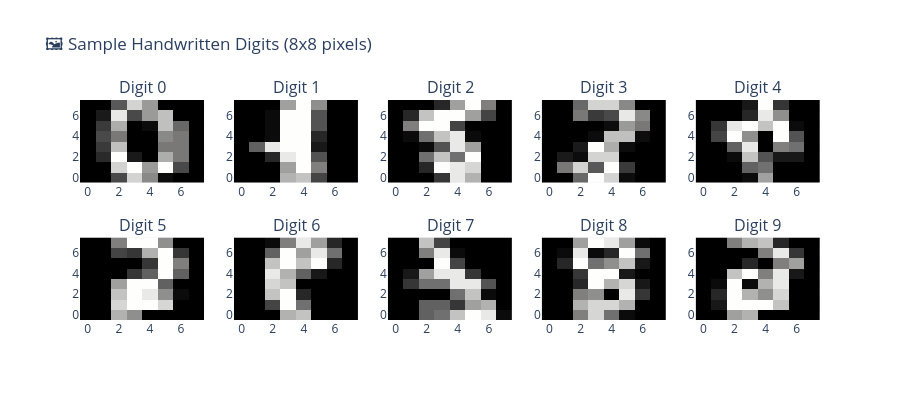

The code cell stored with this chart in its notebook:
### Markdown cell above
### 👁️🗨️ Regardons les données

Chaque chiffre est représenté par une liste de 64 nombres (8×8 pixels en niveaux de gris). Visualisons-en quelques-uns.

### Code cell
# Note pédagogique : afficher des exemples de chiffres aide à comprendre les entrées de 8x8 pixels.

plot_digit_samples(X_digits, y_digits)

### Figure 1 — Plotly figure (JSON) as saved in the notebook; plotly's stock layout.template omitted (floating-point values rounded to 4 significant figures)
{"data": [{"colorscale": [[0, "rgb(0, 0, 0)"], [0.09091, "rgb(16, 16, 16)"], [0.1818, "rgb(38, 38, 38)"], [0.2727, "rgb(59, 59, 59)"], [0.3636, "rgb(81, 80, 80)"], [0.4545, "rgb(102, 101, 101)"], [0.5455, "rgb(124, 123, 122)"], [0.6364, "rgb(146, 146, 145)"], [0.7273, "rgb(171, 171, 170)"], [0.8182, "rgb(197, 197, 195)"], [0.9091, "rgb(224, 224, 223)"], [1, "rgb(254, 254, 253)"]], "showscale": false, "type": "heatmap", "xaxis": "x", "yaxis": "y", "z": [[0, 0, 5, 13, 9, 1, 0, 0], [0, 0, 13, 15, 10, 15, 5, 0], [0, 3, 15, 2, 0, 11, 8, 0], [0, 4, 12, 0, 0, 8, 8, 0], [0, 5, 8, 0, 0, 9, 8, 0], [0, 4, 11, 0, 1, 12, 7, 0], [0, 2, 14, 5, 10, 12, 0, 0], [0, 0, 6, 13, 10, 0, 0, 0]]}, {"colorscale": [[0, "rgb(0, 0, 0)"], [0.09091, "rgb(16, 16, 16)"], [0.1818, "rgb(38, 38, 38)"], [0.2727, "rgb(59, 59, 59)"], [0.3636, "rgb(81, 80, 80)"], [0.4545, "rgb(102, 101, 101)"], [0.5455, "rgb(124, 123, 122)"], [0.6364, "rgb(146, 146, 145)"], [0.7273, "rgb(171, 171, 170)"], [0.8182, "rgb(197, 197, 195)"], [0.9091, "rgb(224, 224, 223)"], [1, "rgb(254, 254, 253)"]], "showscale": false, "type": "heatmap", "xaxis": "x2", "yaxis": "y2", "z": [[0, 0, 0, 12, 13, 5, 0, 0], [0, 0, 0, 11, 16, 9, 0, 0], [0, 0, 3, 15, 16, 6, 0, 0], [0, 7, 15, 16, 16, 2, 0, 0], [0, 0, 1, 16, 16, 3, 0, 0], [0, 0, 1, 16, 16, 6, 0, 0], [0, 0, 1, 16, 16, 6, 0, 0], [0, 0, 0, 11, 16, 10, 0, 0]]}, {"colorscale": [[0, "rgb(0, 0, 0)"], [0.09091, "rgb(16, 16, 16)"], [0.1818, "rgb(38, 38, 38)"], [0.2727, "rgb(59, 59, 59)"], [0.3636, "rgb(81, 80, 80)"], [0.4545, "rgb(102, 101, 101)"], [0.5455, "rgb(124, 123, 122)"], [0.6364, "rgb(146, 146, 145)"], [0.7273, "rgb(171, 171, 170)"], [0.8182, "rgb(197, 197, 195)"], [0.9091, "rgb(224, 224, 223)"], [1, "rgb(254, 254, 253)"]], "showscale": false, "type": "heatmap", "xaxis": "x3", "yaxis": "y3", "z": [[0, 0, 0, 4, 15, 12, 0, 0], [0, 0, 3, 16, 15, 14, 0, 0], [0, 0, 8, 13, 8, 16, 0, 0], [0, 0, 1, 6, 15, 11, 0, 0], [0, 1, 8, 13, 15, 1, 0, 0], [0, 9, 16, 16, 5, 0, 0, 0], [0, 3, 13, 16, 16, 11, 5, 0], [0, 0, 0, 3, 11, 16, 9, 0]]}, {"colorscale": [[0, "rgb(0, 0, 0)"], [0.09091, "rgb(16, 16, 16)"], [0.1818, "rgb(38, 38, 38)"], [0.2727, "rgb(59, 59, 59)"], [0.3636, "rgb(81, 80, 80)"], [0.4545, "rgb(102, 101, 101)"], [0.5455, "rgb(124, 123, 122)"], [0.6364, "rgb(146, 146, 145)"], [0.7273, "rgb(171, 171, 170)"], [0.8182, "rgb(197, 197, 195)"], [0.9091, "rgb(224, 224, 223)"], [1, "rgb(254, 254, 253)"]], "showscale": false, "type": "heatmap", "xaxis": "x4", "yaxis": "y4", "z": [[0, 0, 7, 15, 13, 1, 0, 0], [0, 8, 13, 6, 15, 4, 0, 0], [0, 2, 1, 13, 13, 0, 0, 0], [0, 0, 2, 15, 11, 1, 0, 0], [0, 0, 0, 1, 12, 12, 1, 0], [0, 0, 0, 0, 1, 10, 8, 0], [0, 0, 8, 4, 5, 14, 9, 0], [0, 0, 7, 13, 13, 9, 0, 0]]}, {"colorscale": [[0, "rgb(0, 0, 0)"], [0.09091, "rgb(16, 16, 16)"], [0.1818, "rgb(38, 38, 38)"], [0.2727, "rgb(59, 59, 59)"], [0.3636, "rgb(81, 80, 80)"], [0.4545, "rgb(102, 101, 101)"], [0.5455, "rgb(124, 123, 122)"], [0.6364, "rgb(146, 146, 145)"], [0.7273, "rgb(171, 171, 170)"], [0.8182, "rgb(197, 197, 195)"], [0.9091, "rgb(224, 224, 223)"], [1, "rgb(254, 254, 253)"]], "showscale": false, "type": "heatmap", "xaxis": "x5", "yaxis": "y5", "z": [[0, 0, 0, 1, 11, 0, 0, 0], [0, 0, 0, 7, 8, 0, 0, 0], [0, 0, 1, 13, 6, 2, 2, 0], [0, 0, 7, 15, 0, 9, 8, 0], [0, 5, 16, 10, 0, 16, 6, 0], [0, 4, 15, 16, 13, 16, 1, 0], [0, 0, 0, 3, 15, 10, 0, 0], [0, 0, 0, 2, 16, 4, 0, 0]]}, {"colorscale": [[0, "rgb(0, 0, 0)"], [0.09091, "rgb(16, 16, 16)"], [0.1818, "rgb(38, 38, 38)"], [0.2727, "rgb(59, 59, 59)"], [0.3636, "rgb(81, 80, 80)"], [0.4545, "rgb(102, 101, 101)"], [0.5455, "rgb(124, 123, 122)"], [0.6364, "rgb(146, 146, 145)"], [0.7273, "rgb(171, 171, 170)"], [0.8182, "rgb(197, 197, 195)"], [0.9091, "rgb(224, 224, 223)"], [1, "rgb(254, 254, 253)"]], "showscale": false, "type": "heatmap", "xaxis": "x6", "yaxis": "y6", "z": [[0, 0, 12, 10, 0, 0, 0, 0], [0, 0, 14, 16, 16, 14, 0, 0], [0, 0, 13, 16, 15, 10, 1, 0], [0, 0, 11, 16, 16, 7, 0, 0], [0, 0, 0, 4, 7, 16, 7, 0], [0, 0, 0, 0, 4, 16, 9, 0], [0, 0, 5, 4, 12, 16, 4, 0], [0, 0, 9, 16, 16, 10, 0, 0]]}, {"colorscale": [[0, "rgb(0, 0, 0)"], [0.09091, "rgb(16, 16, 16)"], [0.1818, "rgb(38, 38, 38)"], [0.2727, "rgb(59, 59, 59)"], [0.3636, "rgb(81, 80, 80)"], [0.4545, "rgb(102, 101, 101)"], [0.5455, "rgb(124, 123, 122)"], [0.6364, "rgb(146, 146, 145)"], [0.7273, "rgb(171, 171, 170)"], [0.8182, "rgb(197, 197, 195)"], [0.9091, "rgb(224, 224, 223)"], [1, "rgb(254, 254, 253)"]], "showscale": false, "type": "heatmap", "xaxis": "x7", "yaxis": "y7", "z": [[0, 0, 0, 12, 13, 0, 0, 0], [0, 0, 5, 16, 8, 0, 0, 0], [0, 0, 13, 16, 3, 0, 0, 0], [0, 0, 14, 13, 0, 0, 0, 0], [0, 0, 15, 12, 7, 2, 0, 0], [0, 0, 13, 16, 13, 16, 3, 0], [0, 0, 7, 16, 11, 15, 8, 0], [0, 0, 1, 9, 15, 11, 3, 0]]}, {"colorscale": [[0, "rgb(0, 0, 0)"], [0.09091, "rgb(16, 16, 16)"], [0.1818, "rgb(38, 38, 38)"], [0.2727, "rgb(59, 59, 59)"], [0.3636, "rgb(81, 80, 80)"], [0.4545, "rgb(102, 101, 101)"], [0.5455, "rgb(124, 123, 122)"], [0.6364, "rgb(146, 146, 145)"], [0.7273, "rgb(171, 171, 170)"], [0.8182, "rgb(197, 197, 195)"], [0.9091, "rgb(224, 224, 223)"], [1, "rgb(254, 254, 253)"]], "showscale": false, "type": "heatmap", "xaxis": "x8", "yaxis": "y8", "z": [[0, 0, 7, 8, 13, 16, 15, 1], [0, 0, 7, 7, 4, 11, 12, 0], [0, 0, 0, 0, 8, 13, 1, 0], [0, 4, 8, 8, 15, 15, 6, 0], [0, 2, 11, 15, 15, 4, 0, 0], [0, 0, 0, 16, 5, 0, 0, 0], [0, 0, 9, 15, 1, 0, 0, 0], [0, 0, 13, 5, 0, 0, 0, 0]]}, {"colorscale": [[0, "rgb(0, 0, 0)"], [0.09091, "rgb(16, 16, 16)"], [0.1818, "rgb(38, 38, 38)"], [0.2727, "rgb(59, 59, 59)"], [0.3636, "rgb(81, 80, 80)"], [0.4545, "rgb(102, 101, 101)"], [0.5455, "rgb(124, 123, 122)"], [0.6364, "rgb(146, 146, 145)"], [0.7273, "rgb(171, 171, 170)"], [0.8182, "rgb(197, 197, 195)"], [0.9091, "rgb(224, 224, 223)"], [1, "rgb(254, 254, 253)"]], "showscale": false, "type": "heatmap", "xaxis": "x9", "yaxis": "y9", "z": [[0, 0, 9, 14, 8, 1, 0, 0], [0, 0, 12, 14, 14, 12, 0, 0], [0, 0, 9, 10, 0, 15, 4, 0], [0, 0, 3, 16, 12, 14, 2, 0], [0, 0, 4, 16, 16, 2, 0, 0], [0, 3, 16, 8, 10, 13, 2, 0], [0, 1, 15, 1, 3, 16, 8, 0], [0, 0, 11, 16, 15, 11, 1, 0]]}, {"colorscale": [[0, "rgb(0, 0, 0)"], [0.09091, "rgb(16, 16, 16)"], [0.1818, "rgb(38, 38, 38)"], [0.2727, "rgb(59, 59, 59)"], [0.3636, "rgb(81, 80, 80)"], [0.4545, "rgb(102, 101, 101)"], [0.5455, "rgb(124, 123, 122)"], [0.6364, "rgb(146, 146, 145)"], [0.7273, "rgb(171, 171, 170)"], [0.8182, "rgb(197, 197, 195)"], [0.9091, "rgb(224, 224, 223)"], [1, "rgb(254, 254, 253)"]], "showscale": false, "type": "heatmap", "xaxis": "x10", "yaxis": "y10", "z": [[0, 0, 11, 12, 0, 0, 0, 0], [0, 2, 16, 16, 16, 13, 0, 0], [0, 3, 16, 12, 10, 14, 0, 0], [0, 1, 16, 1, 12, 15, 0, 0], [0, 0, 13, 16, 9, 15, 2, 0], [0, 0, 0, 3, 0, 9, 11, 0], [0, 0, 0, 0, 9, 15, 4, 0], [0, 0, 9, 12, 13, 3, 0, 0]]}], "layout": {"annotations": [{"font": {"size": 16}, "showarrow": false, "text": "Digit 0", "x": 0.084, "xanchor": "center", "xref": "paper", "y": 1, "yanchor": "bottom", "yref": "paper"}, {"font": {"size": 16}, "showarrow": false, "text": "Digit 1", "x": 0.292, "xanchor": "center", "xref": "paper", "y": 1, "yanchor": "bottom", "yref": "paper"}, {"font": {"size": 16}, "showarrow": false, "text": "Digit 2", "x": 0.5, "xanchor": "center", "xref": "paper", "y": 1, "yanchor": "bottom", "yref": "paper"}, {"font": {"size": 16}, "showarrow": false, "text": "Digit 3", "x": 0.708, "xanchor": "center", "xref": "paper", "y": 1, "yanchor": "bottom", "yref": "paper"}, {"font": {"size": 16}, "showarrow": false, "text": "Digit 4", "x": 0.916, "xanchor": "center", "xref": "paper", "y": 1, "yanchor": "bottom", "yref": "paper"}, {"font": {"size": 16}, "showarrow": false, "text": "Digit 5", "x": 0.084, "xanchor": "center", "xref": "paper", "y": 0.375, "yanchor": "bottom", "yref": "paper"}, {"font": {"size": 16}, "showarrow": false, "text": "Digit 6", "x": 0.292, "xanchor": "center", "xref": "paper", "y": 0.375, "yanchor": "bottom", "yref": "paper"}, {"font": {"size": 16}, "showarrow": false, "text": "Digit 7", "x": 0.5, "xanchor": "center", "xref": "paper", "y": 0.375, "yanchor": "bottom", "yref": "paper"}, {"font": {"size": 16}, "showarrow": false, "text": "Digit 8", "x": 0.708, "xanchor": "center", "xref": "paper", "y": 0.375, "yanchor": "bottom", "yref": "paper"}, {"font": {"size": 16}, "showarrow": false, "text": "Digit 9", "x": 0.916, "xanchor": "center", "xref": "paper", "y": 0.375, "yanchor": "bottom", "yref": "paper"}], "height": 400, "title": {"text": "🖼️ Sample Handwritten Digits (8x8 pixels)"}, "xaxis": {"anchor": "y", "domain": [0, 0.168]}, "xaxis10": {"anchor": "y10", "domain": [0.832, 1]}, "xaxis2": {"anchor": "y2", "domain": [0.208, 0.376]}, "xaxis3": {"anchor": "y3", "domain": [0.416, 0.584]}, "xaxis4": {"anchor": "y4", "domain": [0.624, 0.792]}, "xaxis5": {"anchor": "y5", "domain": [0.832, 1]}, "xaxis6": {"anchor": "y6", "domain": [0, 0.168]}, "xaxis7": {"anchor": "y7", "domain": [0.208, 0.376]}, "xaxis8": {"anchor": "y8", "domain": [0.416, 0.584]}, "xaxis9": {"anchor": "y9", "domain": [0.624, 0.792]}, "yaxis": {"anchor": "x", "domain": [0.625, 1]}, "yaxis10": {"anchor": "x10", "domain": [0, 0.375]}, "yaxis2": {"anchor": "x2", "domain": [0.625, 1]}, "yaxis3": {"anchor": "x3", "domain": [0.625, 1]}, "yaxis4": {"anchor": "x4", "domain": [0.625, 1]}, "yaxis5": {"anchor": "x5", "domain": [0.625, 1]}, "yaxis6": {"anchor": "x6", "domain": [0, 0.375]}, "yaxis7": {"anchor": "x7", "domain": [0, 0.375]}, "yaxis8": {"anchor": "x8", "domain": [0, 0.375]}, "yaxis9": {"anchor": "x9", "domain": [0, 0.375]}}}
